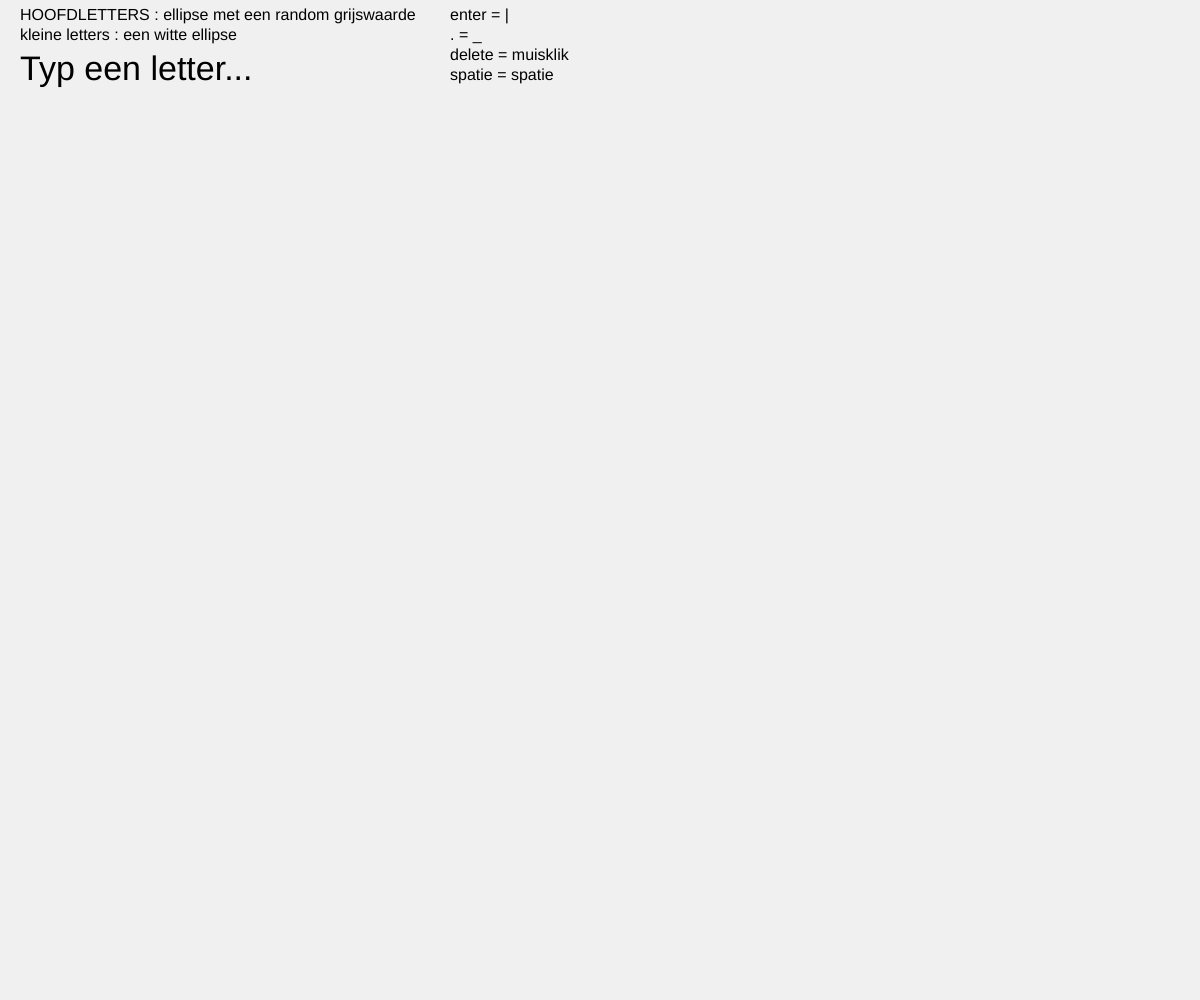
Frame 1 (no input)
Frame 60 (no input): identical to frame 1, image omitted
Frame 120 (the mouse pressed at the canvas centre since frame 60): identical to frame 1, image omitted

The p5.js sketch that drew this single still picture (run headless with seeded random() and noise() and a simulated clock; from frame 60 on, the mouse is pressed at the canvas centre):

// p5.js sketch
// ── sketch.js
let yPositie, vorigeLetter, xPositie, a, b, c, d, e, f, g, h, i, j, k, l, m, n, o, p, q, r, s, t, u, v, w, x, y, z, hoofdLetter;

function setup() {
  createCanvas(windowWidth, windowHeight);
  background(240);
  yPositie = 160;
  xPositie = 0;
  a = 4
  b = 8
  c = 12
  d = 16
  e = 20
  f = 24
  g = 28
  h = 32
  i = 36
  j = 40
  k = 44
  l = 48
  m = 52
  n = 56
  o = 60
  p = 64
  q = 68
  r = 72
  s = 76
  t = 80
  u = 84
  v = 88
  w = 92
  x = 96
  y = 100
  z = 104
  vorigeLetter = a, b, c, d, e, f, g, h, i, j, k, l, m, n, o, p, q, r, s, t, u, v, w, x, y, z;
  vorigeLetter = 1;
  textSize(16);
  text('HOOFDLETTERS : ellipse met een random grijswaarde', 20, 20);
  text('kleine letters : een witte ellipse', 20, 40);
  text('enter = |', 450, 20);
  text('. = _', 450, 40);
  text('delete = muisklik', 450, 60);
  text('spatie = spatie', 450, 80);
  textSize (34)
  text('Typ een letter...', 20, 80);
}

function draw() {

  hoofdLetter = random(50,200)
  if (xPositie > windowWidth -100 ) {
    yPositie = yPositie + 124
    xPositie = 0
  }
}

function keyTyped() {
  
  // hoofdletters
  print (xPositie, vorigeLetter);
    if (key === 'A') {
    xPositie = xPositie + (vorigeLetter /2) + 3 + (a/2);
    fill (hoofdLetter)
    ellipse(xPositie, yPositie, a, a);
    vorigeLetter = a;
  }
  else if (key === 'B') {
    xPositie = xPositie + (vorigeLetter /2) + 3 + (b/2);
    fill (hoofdLetter)
    ellipse(xPositie, yPositie, b, b);
    vorigeLetter = b;
  }
  else if (key === 'C') {
    xPositie = xPositie + (vorigeLetter /2) + 3 + (c/2);
    fill (hoofdLetter)
    ellipse(xPositie, yPositie, c, c);
    vorigeLetter = c;
  }
  else if (key === 'D') {
    xPositie = xPositie + (vorigeLetter /2) + 3 + (d/2);
    fill (hoofdLetter)
    ellipse(xPositie, yPositie, d, d);
    vorigeLetter = d;
  }
  else if (key === 'E') {
    xPositie = xPositie + (vorigeLetter /2) + 3 + (e/2);
    fill (hoofdLetter)
    ellipse(xPositie, yPositie, e, e);
    vorigeLetter = e;
  }
  else if (key === 'F') {
    xPositie = xPositie + (vorigeLetter /2) + 3 + (f/2);
    fill (hoofdLetter)
    ellipse(xPositie, yPositie, f, f);
    vorigeLetter = f;
  }
  else if (key === 'G') {
    xPositie = xPositie + (vorigeLetter /2) + 3 + (g/2);
    fill (hoofdLetter)
    ellipse(xPositie, yPositie, g, g);
    vorigeLetter = g;
  }
  else if (key === 'H') {
    xPositie = xPositie + (vorigeLetter /2) + 3 + (h/2);
    fill (hoofdLetter)
    ellipse(xPositie, yPositie, h, h);
    vorigeLetter = h;
  }
  else if (key === 'I') {
    xPositie = xPositie + (vorigeLetter /2) + 3 + (i/2);
    fill (hoofdLetter)
    ellipse(xPositie, yPositie, i, i);
    vorigeLetter = i;
  }
  else if (key === 'J') {
    xPositie = xPositie + (vorigeLetter /2) + 3 + (j/2);
    fill (hoofdLetter)
    ellipse(xPositie, yPositie, j, j);
    vorigeLetter = j;
  }
  else if (key === 'K') {
    xPositie = xPositie + (vorigeLetter /2) + 3 + (k/2);
    fill (hoofdLetter)
    ellipse(xPositie, yPositie, k, k);
    vorigeLetter = k;
  }
  else if (key === 'L') {
    xPositie = xPositie + (vorigeLetter /2) + 3 + (l/2);
    fill (hoofdLetter)
    ellipse(xPositie, yPositie, l, l);
    vorigeLetter = l;
  }
  else if (key === 'M') {
    xPositie = xPositie + (vorigeLetter /2) + 3 + (m/2);
    fill (hoofdLetter)
    ellipse(xPositie, yPositie, m, m);
    vorigeLetter = m;
  }
  else if (key === 'N') {
    xPositie = xPositie + (vorigeLetter /2) + 3 + (n/2);
    fill (hoofdLetter)
    ellipse(xPositie, yPositie, n, n);
    vorigeLetter = n;
  }
  else if (key === 'O') {
    xPositie = xPositie + (vorigeLetter /2) + 3 + (o/2);
    fill (hoofdLetter)
    ellipse(xPositie, yPositie, o, o);
    vorigeLetter = o;
  }
  else if (key === 'P') {
    xPositie = xPositie + (vorigeLetter /2) + 3 + (p/2);
    fill (hoofdLetter)
    ellipse(xPositie, yPositie, p, p);
    vorigeLetter = p;
  }
  else if (key === 'Q') {
    xPositie = xPositie + (vorigeLetter /2) + 3 + (q/2);
    fill (hoofdLetter)
    ellipse(xPositie, yPositie, q, q);
    vorigeLetter = q;
  }
  else if (key === 'R') {
    xPositie = xPositie + (vorigeLetter /2) + 3 + (r/2);
    fill (hoofdLetter)
    ellipse(xPositie, yPositie, r, r);
    vorigeLetter = r;
  }
  else if (key === 'S') {
    xPositie = xPositie + (vorigeLetter /2) + 3 + (s/2);
    fill (hoofdLetter)
    ellipse(xPositie, yPositie, s, s);
    vorigeLetter = s;
  }
  else if (key === 'T') {
    xPositie = xPositie + (vorigeLetter /2) + 3 + (t/2);
    fill (hoofdLetter)
    ellipse(xPositie, yPositie, t, t);
    vorigeLetter = t;
  }
  else if (key === 'U') {
    xPositie = xPositie + (vorigeLetter /2) + 3 + (u/2);
    fill (hoofdLetter)
    ellipse(xPositie, yPositie, u, u);
    vorigeLetter = u;
  }
  else if (key === 'V') {
    xPositie = xPositie + (vorigeLetter /2) + 3 + (v/2);
    fill (hoofdLetter)
    ellipse(xPositie, yPositie, v, v);
    vorigeLetter = v;
  }
  else if (key === 'W') {
    xPositie = xPositie + (vorigeLetter /2) + 3 + (w/2);
    fill (hoofdLetter)
    ellipse(xPositie, yPositie, w, w);
    vorigeLetter = w;
  }
  else if (key === 'X') {
    xPositie = xPositie + (vorigeLetter /2) + 3 + (x/2);
    fill (hoofdLetter)
    ellipse(xPositie, yPositie, x, x);
    vorigeLetter = x;
  }
  else if (key === 'Y') {
    xPositie = xPositie + (vorigeLetter /2) + 3 + (y/2);
    fill (hoofdLetter)
    ellipse(xPositie, yPositie, y, y);
    vorigeLetter = y;
  }
  else if (key === 'Z') {
    xPositie = xPositie + (vorigeLetter /2) + 3 + (z/2);
    fill (hoofdLetter)
    ellipse(xPositie, yPositie, z, z);
    vorigeLetter = z;
  }

// kleine letters
  if (key === 'a') {
    xPositie = xPositie + (vorigeLetter /2) + 3 + (a/2);
    fill (255)
    ellipse(xPositie, yPositie, a, a);
    vorigeLetter = a;
  }
  else if (key === 'b') {
    xPositie = xPositie + (vorigeLetter /2) + 3 + (b/2);
    fill (255)
    ellipse(xPositie, yPositie, b, b);
    vorigeLetter = b;
  }
  else if (key === 'c') {
    xPositie = xPositie + (vorigeLetter /2) + 3 + (c/2);
    fill (255)
    ellipse(xPositie, yPositie, c, c);
    vorigeLetter = c;
  }
  else if (key === 'd') {
    xPositie = xPositie + (vorigeLetter /2) + 3 + (d/2);
    fill (255)
    ellipse(xPositie, yPositie, d, d);
    vorigeLetter = d;
  }
  else if (key === 'e') {
    xPositie = xPositie + (vorigeLetter /2) + 3 + (e/2);
    fill (255)
    ellipse(xPositie, yPositie, e, e);
    vorigeLetter = e;
  }
  else if (key === 'f') {
    xPositie = xPositie + (vorigeLetter /2) + 3 + (f/2);
    fill (255)
    ellipse(xPositie, yPositie, f, f);
    vorigeLetter = f;
  }
  else if (key === 'g') {
    xPositie = xPositie + (vorigeLetter /2) + 3 + (g/2);
    fill (255)
    ellipse(xPositie, yPositie, g, g);
    vorigeLetter = g;
  }
  else if (key === 'h') {
    xPositie = xPositie + (vorigeLetter /2) + 3 + (h/2);
    fill (255)
    ellipse(xPositie, yPositie, h, h);
    vorigeLetter = h;
  }
  else if (key === 'i') {
    xPositie = xPositie + (vorigeLetter /2) + 3 + (i/2);
    fill (255)
    ellipse(xPositie, yPositie, i, i);
    vorigeLetter = i;
  }
  else if (key === 'j') {
    xPositie = xPositie + (vorigeLetter /2) + 3 + (j/2);
    fill (255)
    ellipse(xPositie, yPositie, j, j);
    vorigeLetter = j;
  }
  else if (key === 'k') {
    xPositie = xPositie + (vorigeLetter /2) + 3 + (k/2);
    fill (255)
    ellipse(xPositie, yPositie, k, k);
    vorigeLetter = k;
  }
  else if (key === 'l') {
    xPositie = xPositie + (vorigeLetter /2) + 3 + (l/2);
    fill (255)
    ellipse(xPositie, yPositie, l, l);
    vorigeLetter = l;
  }
  else if (key === 'm') {
    xPositie = xPositie + (vorigeLetter /2) + 3 + (m/2);
    fill (255)
    ellipse(xPositie, yPositie, m, m);
    vorigeLetter = m;
  }
  else if (key === 'n') {
    xPositie = xPositie + (vorigeLetter /2) + 3 + (n/2);
    fill (255)
    ellipse(xPositie, yPositie, n, n);
    vorigeLetter = n;
  }
  else if (key === 'o') {
    xPositie = xPositie + (vorigeLetter /2) + 3 + (o/2);
    fill (255)
    ellipse(xPositie, yPositie, o, o);
    vorigeLetter = o;
  }
  else if (key === 'p') {
    xPositie = xPositie + (vorigeLetter /2) + 3 + (p/2);
    fill (255)
    ellipse(xPositie, yPositie, p, p);
    vorigeLetter = p;
  }
  else if (key === 'q') {
    xPositie = xPositie + (vorigeLetter /2) + 3 + (q/2);
    fill (255)
    ellipse(xPositie, yPositie, q, q);
    vorigeLetter = q;
  }
  else if (key === 'r') {
    xPositie = xPositie + (vorigeLetter /2) + 3 + (r/2);
    fill (255)
    ellipse(xPositie, yPositie, r, r);
    vorigeLetter = r;
  }
  else if (key === 's') {
    xPositie = xPositie + (vorigeLetter /2) + 3 + (s/2);
    fill (255)
    ellipse(xPositie, yPositie, s, s);
    vorigeLetter = s;
  }
  else if (key === 't') {
    xPositie = xPositie + (vorigeLetter /2) + 3 + (t/2);
    fill (255)
    ellipse(xPositie, yPositie, t, t);
    vorigeLetter = t;
  }
  else if (key === 'u') {
    xPositie = xPositie + (vorigeLetter /2) + 3 + (u/2);
    fill (255)
    ellipse(xPositie, yPositie, u, u);
    vorigeLetter = u;
  }
  else if (key === 'v') {
    xPositie = xPositie + (vorigeLetter /2) + 3 + (v/2);
    fill (255)
    ellipse(xPositie, yPositie, v, v);
    vorigeLetter = v;
  }
  else if (key === 'w') {
    xPositie = xPositie + (vorigeLetter /2) + 3 + (w/2);
    fill (255)
    ellipse(xPositie, yPositie, w, w);
    vorigeLetter = w;
  }
  else if (key === 'x') {
    xPositie = xPositie + (vorigeLetter /2) + 3 + (x/2);
    fill (255)
    ellipse(xPositie, yPositie, x, x);
    vorigeLetter = x;
  }
  else if (key === 'y') {
    xPositie = xPositie + (vorigeLetter /2) + 3 + (y/2);
    fill (255)
    ellipse(xPositie, yPositie, y, y);
    vorigeLetter = y;
  }
  else if (key === 'z') {
    xPositie = xPositie + (vorigeLetter /2) + 3 + (z/2);
    fill (255)
    ellipse(xPositie, yPositie, z, z);
    vorigeLetter = z;
  }

  // overige "keys"
  else if (key === ' ') {
    xPositie = xPositie + 52;
  }

  else if (key === '|') {
    xPositie =  + 1;
    yPositie = yPositie + 124;
  }

  else if (key === '_') {
    xPositie = xPositie + (vorigeLetter /2) + 6;
    fill (0)
    ellipse(xPositie, yPositie, 4, 4);
  }
}

function mousePressed (){
  background(240);
  fill (0)
  textSize(16);
  text('HOOFDLETTERS : ellipse met een random grijswaarde', 20, 20);
  text('kleine letters : een witte ellipse', 20, 40);
  text('enter = |', 450, 20);
  text('. = _', 450, 40);
  text('delete = muisklik', 450, 60);
  text('spatie = spatie', 450, 80);
  textSize (34)
  text('Typ een letter...', 20, 80);
  yPositie = 160;
  xPositie = 0
}
